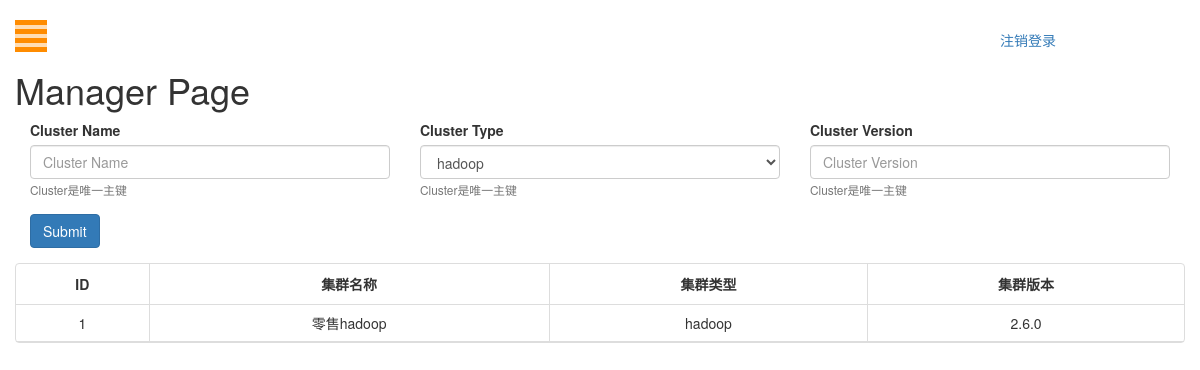
Screenshot of /cluster (signed in) with the database file from the repository.
### cmdb/models.py (models this page shows)
class ClusterBasicInfo(models.Model):
    cluster_id = models.IntegerField(primary_key=True, auto_created=True)
    cluster_name = models.CharField(max_length=16)
    cluster_type = models.CharField(max_length=30)
    cluster_version = models.CharField(max_length=30, default="", blank=True, null=True)
    host_info = models.ManyToManyField(HostBasicInfo, through="ClusterHostMapping")

### cmdb/views.py (the view)
# urls.py: url(r'^cluster$', cluster_info, name='cluster'),
@login_required(login_url="/login")
def cluster_info(request):
    if request.method == "POST":
        cluster_name = request.POST['cluster_name']
        cluster_type = request.POST['cluster_type']
        cluster_version = request.POST['cluster_version']
        ClusterBasicInfo.objects.update_or_create(
            cluster_name=cluster_name,
            cluster_type=cluster_type,
            cluster_version=cluster_version
        )
        AllclusterObject = ClusterBasicInfo.objects.all().order_by(ClusterFields.F_CLUSTER_ID)
    else:
        AllclusterObject = ClusterBasicInfo.objects.all().order_by(ClusterFields.F_CLUSTER_ID)
    return render(request, "manager.html", {"AllclusterObject": AllclusterObject,
                                            "cluster_type": options.CLUSTER_TYPE})

### templates/manager.html (shortened to what this page needs)
{% load static %}
<!DOCTYPE html>
<html lang="zh">
<head>
    <link rel="stylesheet" type="text/css" href="{% static 'css/bootstrap.css' %}">
    <link rel="stylesheet" type="text/css" href="{% static 'css/style.css' %}">
    <link rel="stylesheet" type="text/css" href="{% static 'bootstraptable/bootstrap-table.min.css' %}">
</head>
<body>
<div id="wrapper">
    <div id="page-content-wrapper">
        <button type="button" class="hamburger is-closed animated fadeInLeft" data-toggle="offcanvas">
            <span class="hamb-top"></span>
            <span class="hamb-middle"></span>
            <span class="hamb-bottom"></span>
        </button>
        <a class="col-md-offset-10" href="{% url 'logout' %}">注销登录</a>
        <div class="container">
            <div class="row">
                <h1>Manager Page</h1>
            </div>
            <div class="row">
                <form action="cluster" method="post">
                    <div class="form-row">
                        <div class="form-group col-md-4">
                            <label>Cluster Name</label>
                            <input type="text" class="form-control" name="cluster_name" placeholder="Cluster Name">
                            <small id="emailHelp" class="form-text text-muted">Cluster是唯一主键</small>
                        </div>
                        <div class="form-group col-md-4">
                            <label>Cluster Type</label>
                            <select id="inputState" class="form-control" name="cluster_type">
                                {% for type in cluster_type %}
                                    <option>{{ type }}</option>
                                {% endfor %}
                            </select>
                            <small id="emailHelp" class="form-text text-muted">Cluster是唯一主键</small>
                        </div>
                        <div class="form-group col-md-4">
                            <label>Cluster Version</label>
                            <input type="text" class="form-control" name="cluster_version"
                                   placeholder="Cluster Version">
                            <small id="emailHelp" class="form-text text-muted">Cluster是唯一主键</small>
                        </div>
                    </div>
                    <div class="form-group col-md-4">
                        <button type="submit" class="btn btn-primary" onclick="return checkNull()">Submit</button>
                    </div>
                </form>
            </div>
            <div class="row">
                <table id="hdfs-table" data-toggle="table">
                    <thead>
                    <tr>
                        <th>ID</th>
                        <th data-field="name">集群名称</th>
                        <th>集群类型</th>
                        <th>集群版本</th>
                    </tr>
                    </thead>
                    <tbody>
                    {% for object in AllclusterObject %}
                        <tr data-toggle="modal" data-target="#myModal">
                            <td>{{ object.cluster_id }}</td>
                            <td>{{ object.cluster_name }}</td>
                            <td>{{ object.cluster_type }}</td>
                            <td>{{ object.cluster_version }}</td>
                        </tr>
                    {% endfor %}
                    </tbody>
                </table>
            </div>
        </div>
    </div>
</body>
</html>

### static/css/style.css (style rules this page uses)
body { position: relative; overflow-x: hidden; }
body, html { height: 100%; background-color: white; }
#wrapper { -moz-transition: all 0.5s ease; -o-transition: all 0.5s ease; -webkit-transition: all 0.5s ease; padding-left: 0; transition: all 0.5s ease; }
#page-content-wrapper { padding-top: 30px; width: 100%; }
.hamburger { background: darkorange; border: none; display: block; height: 32px; margin-left: 15px; position: fixed; top: 20px; width: 32px; z-index: 999; }
.hamburger.is-closed:before { -webkit-transform: translate3d(0, 0, 0); -webkit-transition: all 0.35s ease-in-out; color: #ffffff; content: ''; display: block; font-size: 14px; line-height: 32px; opacity: 0; text-align: center; width: 100px; }
.hamburger.is-closed .hamb-top { -webkit-transition: all 0.35s ease-in-out; background-color: rgba(255, 255, 255, 0.7); top: 5px; }
.hamburger.is-closed .hamb-middle { background-color: rgba(255, 255, 255, 0.7); margin-top: -2px; top: 50%; }
.hamburger.is-closed .hamb-bottom { -webkit-transition: all 0.35s ease-in-out; background-color: rgba(255, 255, 255, 0.7); bottom: 5px; }
.hamburger.is-closed .hamb-top, .hamburger.is-closed .hamb-middle, .hamburger.is-closed .hamb-bottom, .hamburger.is-open .hamb-top, .hamburger.is-open .hamb-middle, .hamburger.is-open .hamb-bottom { height: 4px; left: 0; position: absolute; width: 100%; }
.table th, .table td { text-align: center; vertical-align: middle!important; }

### rows the page displays
ClusterBasicInfo: cluster_id "1", cluster_name "零售hadoop", cluster_type "hadoop", cluster_version "2.6.0"

### other values shown
form field cluster_type "hadoop"
